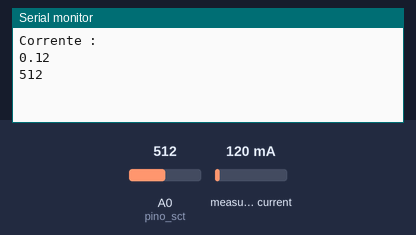
The sketch below on a simulated Arduino Uno, built with avr-gcc and run on an emulated ATmega328P. Parts: the last lines printed to the serial monitor. Inputs (shaded band) come from the test bench; at power-on: measured current 120 mA, A0 (pino_sct) = 512.

Above: at 1.2 s.
1.3 s: measured current set to 40 mA
At 2.1 s:
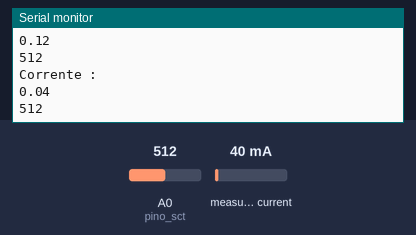
2.8 s: A0 (pino_sct) set to 716
At 3.6 s:
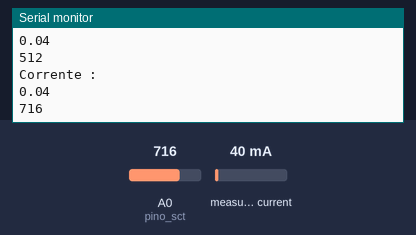
4.3 s: measured current set to 500 mA
At 5.2 s:
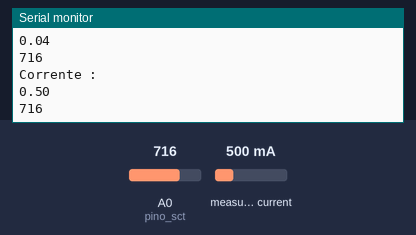
5.8 s: A0 (pino_sct) set to 900
At 6.7 s:
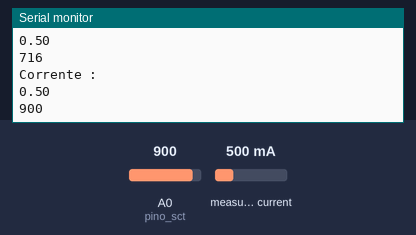
Timing chart, 0 to 8.3 s (numbered marks = the images above; inputs shaded):
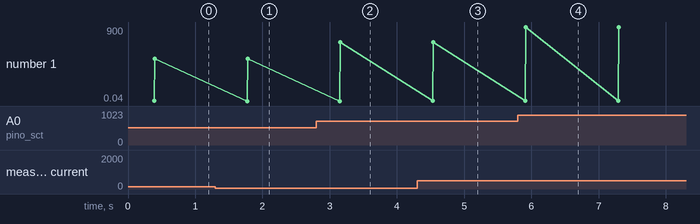

Measured:
- after the input at 1.3 s, the serial monitor: prints a new line after 0.47 s (image 1)
- after the input at 2.8 s, the serial monitor: prints a new line after 0.36 s (image 2)
- after the input at 4.3 s, the serial monitor: prints a new line after 0.23 s (image 3)
- after the input at 5.8 s, the serial monitor: prints a new line after 0.12 s (image 4)
- plotted number 1: 512 → 716 after the input at 2.8 s, 716 → 900 after the input at 5.8 s

The sketch:

nodemcu_amperimetro_sct013.ino
```cpp
#include "EmonLib.h"

EnergyMonitor emon1;

int pino_sct = A0;

void setup() {
   Serial.begin(9600);
  // put your setup code here, to run once:
  emon1.current(pino_sct,60);

}

void loop() {
  emon1.calcVI(20,2000);
  double Irms = emon1.calcIrms(1480);
  Serial.println("Corrente : ");
  Serial.println(Irms); // Irms
  Serial.println(analogRead(A0));

  delay(1000);
}
```
